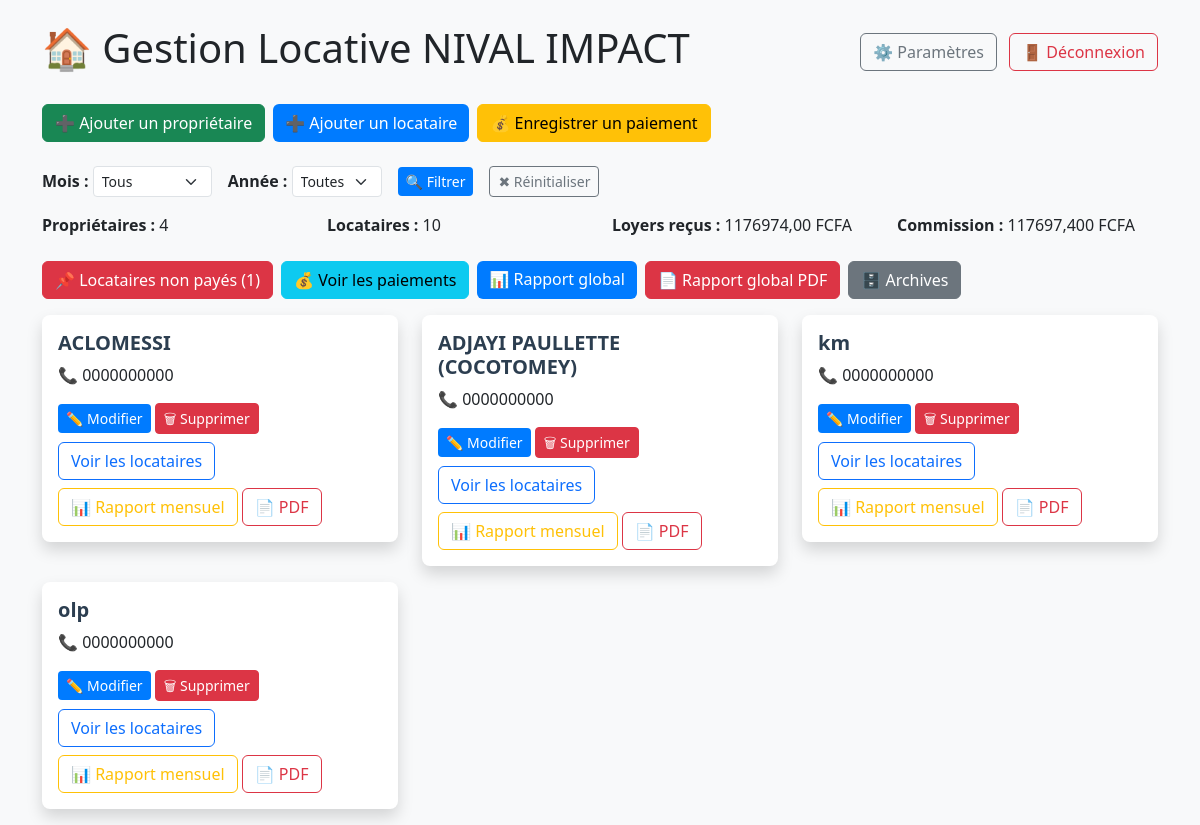
The app's page /accueil/ (signed in), older data.
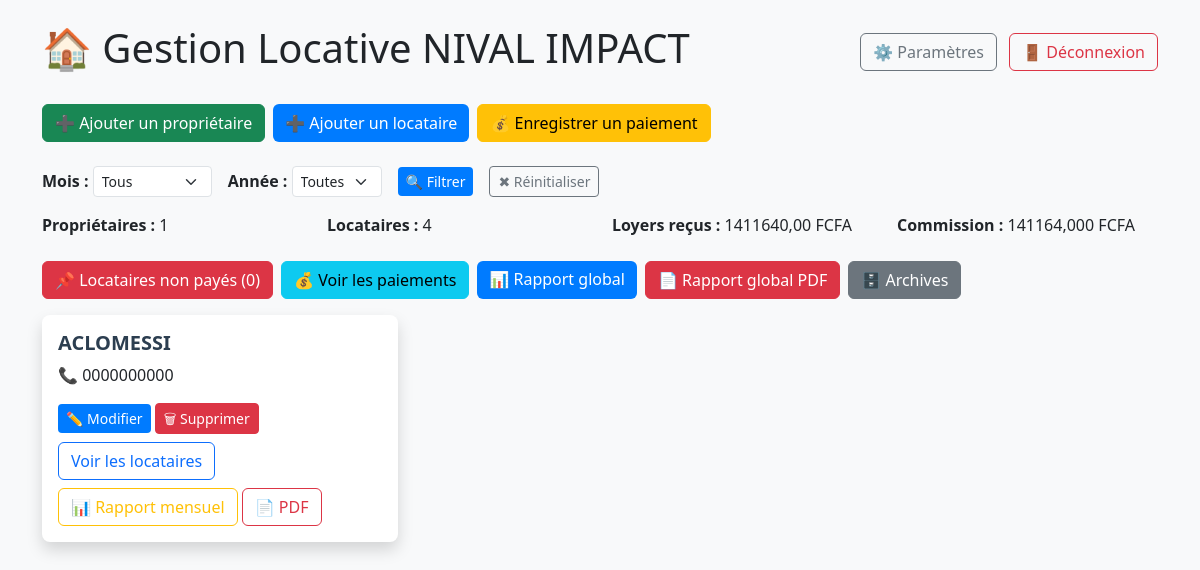
The same page, newer data.
### core/models.py (models this page shows)
class Proprietaire(models.Model):
    nom = models.CharField(max_length=100)
    numero = models.CharField(max_length=20, default="0000000000")
    is_deleted = models.BooleanField(default=False)  # ← AJOUTÉ
    def __str__(self):
        return self.nom

### core/views.py (the view)
# urls.py: path("accueil/", views.accueil, name="accueil"),
@admin_required
def accueil(request):
    mois = request.GET.get("mois")
    annee = request.GET.get("annee")
    proprietaires = Proprietaire.objects.filter(is_deleted=False).order_by('nom')
    locataires = Locataire.objects.filter(is_deleted=False).order_by('nom')
    paiements_all = list(Paiement.objects.all())
    paiements_recus = paiements_all
    if mois and mois.isdigit():
        paiements_recus = [p for p in paiements_recus if p.date_paiement.month == int(mois)]
    if annee and annee.isdigit():
        paiements_recus = [p for p in paiements_recus if p.date_paiement.year == int(annee)]
    total_recu = sum([p.montant for p in paiements_recus]) or Decimal('0')
    commission = total_recu * Decimal('0.1')
    paiements_couvrant = paiements_all
    if mois and mois.isdigit():
        paiements_couvrant = [p for p in paiements_couvrant if p.mois_concerne == int(mois)]
    if annee and annee.isdigit():
        paiements_couvrant = [p for p in paiements_couvrant if p.annee == int(annee)]
    locataires_non_payes = []
    for proprietaire in proprietaires:
        for locataire in proprietaire.locataires.filter(is_deleted=False):
            if not any(p.locataire_id == locataire.id for p in paiements_couvrant):
                locataires_non_payes.append({
                    "proprietaire": proprietaire,
                    "locataire": locataire,
                })
    notifications_arrieres = []
    for p in paiements_recus:
        if p.locataire is None or p.proprietaire is None:
            continue
        mois_paiement = p.date_paiement.month
        annee_paiement = p.date_paiement.year
        if p.mois_concerne != mois_paiement or p.annee != annee_paiement:
            notifications_arrieres.append({
                "locataire": p.locataire,
                "proprietaire": p.proprietaire,
                "mois_concerne": MOIS_FR.get(p.mois_concerne, ""),
                "annee_concerne": p.annee,
                "mois_paye": MOIS_FR.get(mois_paiement, ""),
                "annee_paye": annee_paiement,
                "montant": p.montant,
                "date_paiement": p.date_paiement,
            })
    loyers_dict = {str(l.id): float(l.loyer_mensuel) for l in locataires}
    arrieres_par_locataire = {}
    for p in paiements_all:
        if p.locataire_id is None:
            continue
        if p.mois_concerne != p.date_paiement.month or p.annee != p.date_paiement.year:
            if p.locataire_id not in arrieres_par_locataire:
                arrieres_par_locataire[p.locataire_id] = []
            arrieres_par_locataire[p.locataire_id].append(p)
    proprietaires_avec_locataires = []
    for prop in proprietaires:
        locs_avec_info = []
        for loc in prop.locataires.filter(is_deleted=False):
            locs_avec_info.append({
                "locataire": loc,
                "arrieres": arrieres_par_locataire.get(loc.id, []),
            })
        proprietaires_avec_locataires.append({
            "proprietaire": prop,
            "locataires": locs_avec_info,
        })
    context = {
        "proprietaires": proprietaires,
        "proprietaires_avec_locataires": proprietaires_avec_locataires,
        "locataires": locataires,
        "locataires_count": locataires.count(),
        "proprietaires_count": proprietaires.count(),
        "total_loyers": sum([l.loyer_mensuel for l in locataires]) or Decimal('0'),
        "total_recu": total_recu,
        "commission": commission,
        "mois": mois,
        "annee": annee,
        "mois_list": range(1, 13),
        "annee_list": [2024, 2025, 2026],
        "locataires_non_payes": locataires_non_payes,
        "non_payes_count": len(locataires_non_payes),
        "notifications_arrieres": notifications_arrieres,
        "proprietaire_form": ProprietaireForm(),
        "locataire_form": LocataireForm(),
        "paiement_form": PaiementForm(),
        "loyers_dict": loyers_dict,
        "MOIS_FR": MOIS_FR,
    }
    return render(request, "core/accueil.html", context)

### core/forms.py
class ProprietaireForm(forms.ModelForm):
    class Meta:
        model = Proprietaire
        fields = ["nom", "numero"]
        widgets = {
            "nom": forms.TextInput(attrs={
                "class": "form-control",
                "placeholder": "Nom du propriétaire"
            }),
            "numero": forms.TextInput(attrs={
                "class": "form-control",
                "placeholder": "Numéro de téléphone"
            }),
        }

### core/views.py (called while the page is built)
def admin_required(view_func):
    @wraps(view_func)
    def wrapper(request, *args, **kwargs):
        if not request.session.get('admin_connecte'):
            return redirect('login')
        return view_func(request, *args, **kwargs)
    return wrapper

### core/templates/core/accueil.html (shortened to what the changed rows need)
{% load static %}
<!DOCTYPE html>
<html lang="fr">
<head>
    <link rel="stylesheet" href="https://cdn.jsdelivr.net/npm/bootstrap@5.3.2/dist/css/bootstrap.min.css">
    <link rel="stylesheet" href="{% static 'css/style.css' %}">
</head>
<body class="container mt-4 bg-light">
    <div class="d-flex justify-content-between align-items-center mb-4">
        <h1>🏠 Gestion Locative NIVAL IMPACT</h1>
    </div>
    <div class="row mb-4">
        <div class="col-md-3"><strong>Propriétaires :</strong> {{ proprietaires_count }}</div>
        <div class="col-md-3"><strong>Locataires :</strong> {{ locataires_count }}</div>
        <div class="col-md-3"><strong>Loyers reçus :</strong> {{ total_recu }} FCFA</div>
        <div class="col-md-3"><strong>Commission :</strong> {{ commission }} FCFA</div>
    </div>
<div class="mb-3 d-flex flex-wrap gap-2">
    <button class="btn btn-danger" type="button" data-bs-toggle="collapse" data-bs-target="#nonPayesList">
        📌 Locataires non payés ({{ non_payes_count }})
    </button>
    <a href="{% url 'liste_paiements' %}" class="btn btn-info">💰 Voir les paiements</a>
    <a href="{% url 'rapport_global' %}" class="btn btn-primary">📊 Rapport global</a>
    <a href="{% url 'rapport_global_pdf' %}" class="btn btn-danger">📄 Rapport global PDF</a>
    <a href="{% url 'archives' %}" class="btn btn-secondary">🗄️ Archives</a>
</div>
<div class="row mt-2">
    {% for item in proprietaires_avec_locataires %}
    {% with proprietaire=item.proprietaire %}
    <div class="col-md-4 mb-3">
        <div class="card shadow">
            <div class="card-body">
                <h5 class="card-title">{{ proprietaire.nom }}</h5>
                <p class="card-text">📞 {{ proprietaire.numero }}</p>
                <button class="btn btn-sm btn-primary"
                    data-bs-toggle="modal" data-bs-target="#modalModifierProprietaire"
                    data-id="{{ proprietaire.id }}"
                    data-nom="{{ proprietaire.nom }}"
                    data-numero="{{ proprietaire.numero }}">✏️ Modifier</button>
                <button class="btn btn-sm btn-danger"
                    data-bs-toggle="modal" data-bs-target="#modalSupprimerProprietaire"
                    data-id="{{ proprietaire.id }}"
                    data-nom="{{ proprietaire.nom }}">🗑 Supprimer</button>
                <button class="btn btn-outline-primary mt-2" type="button"
                    data-bs-toggle="collapse" data-bs-target="#locataires{{ proprietaire.id }}">
                    Voir les locataires
                </button>
                <a href="{% url 'rapport_proprietaire' proprietaire.id %}" class="btn btn-outline-warning mt-2">📊 Rapport mensuel</a>
                <a href="{% url 'rapport_proprietaire_pdf' proprietaire.id %}" class="btn btn-outline-danger mt-2">📄 PDF</a>
            </div>
        </div>
    </div>
    {% endwith %}
    {% endfor %}
</div>
</body>
</html>

Row changes from the older to the newer data that the page shows:
no longer on this page (row edited): Proprietaire: proprietaire.nom "ADJAYI PAULLETTE (COCOTOMEY)", proprietaire.numero "0000000000"
no longer on this page (row edited): Proprietaire: proprietaire.nom "km", proprietaire.numero "0000000000"
no longer on this page (row edited): Proprietaire: proprietaire.nom "olp", proprietaire.numero "0000000000"
Text that changed along with them:
{{ proprietaires_count }}: "4" → "1"
{{ locataires_count }}: "10" → "4"
{{ total_recu }}: "1176974,00" → "1411640,00"
{{ commission }}: "117697,400" → "141164,000"
{{ non_payes_count }}: "1" → "0"
